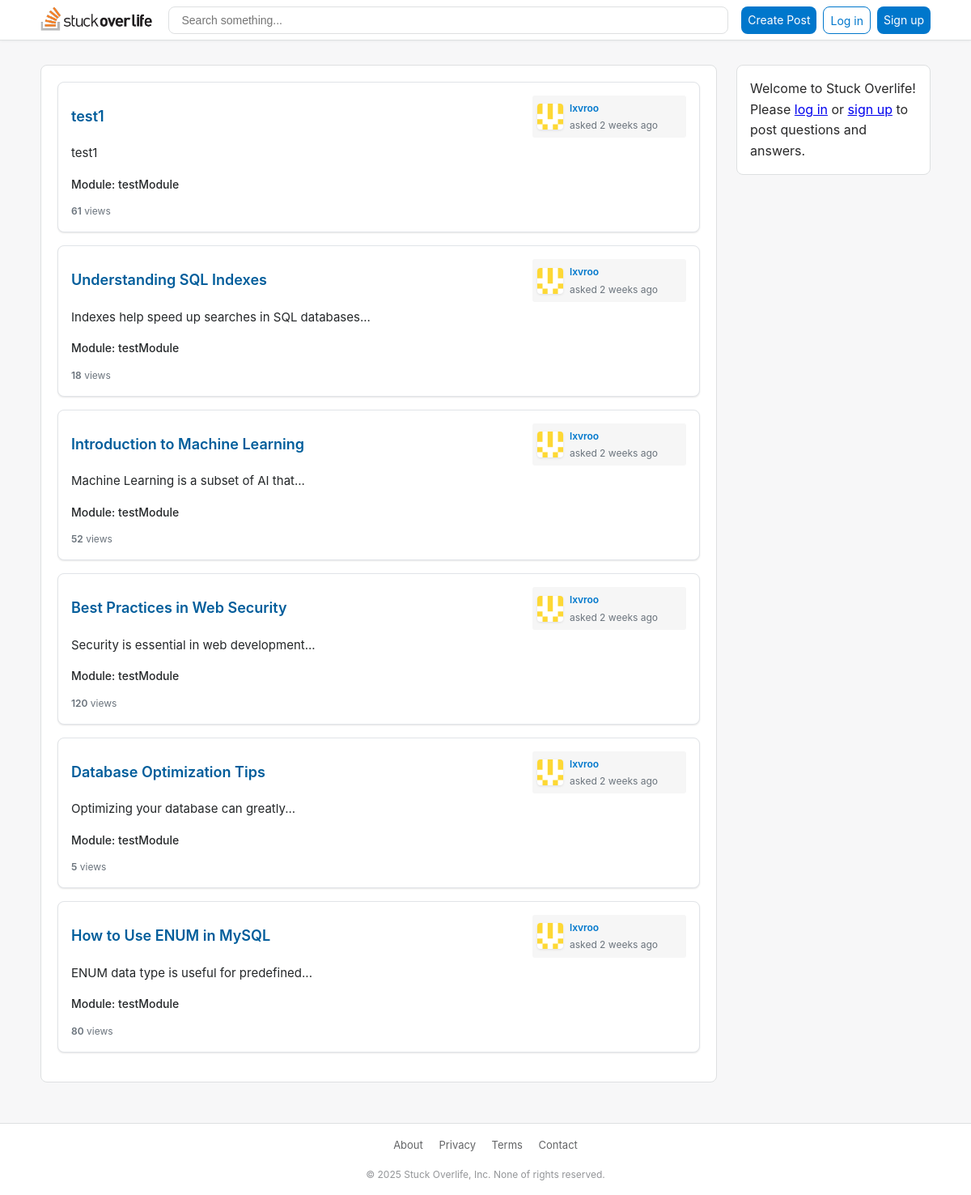
The page / on the database its author committed.
### tables this page shows
CREATE TABLE `posts` (
  `PostID` int(11) NOT NULL,
  `title` varchar(255) NOT NULL,
  `content` text NOT NULL,
  `ModuleID` int(11) NOT NULL,
  `UserID` int(11) NOT NULL,
  `createdAt` datetime NOT NULL DEFAULT current_timestamp(),
  `updatedAt` datetime NOT NULL DEFAULT current_timestamp() ON UPDATE current_timestamp(),
  `status` enum('Open','Closed','OnHold','Deleted') NOT NULL DEFAULT 'Open',
  `AssetID` int(11) DEFAULT NULL,
  `viewCount` int(11) DEFAULT 0,
  `voteCount` int(11) DEFAULT 0
);

CREATE TABLE `user` (
  `UserID` int(11) NOT NULL,
  `username` varchar(255) NOT NULL,
  `firstname` varchar(100) NOT NULL,
  `lastname` varchar(100) NOT NULL,
  `password` varchar(255) NOT NULL DEFAULT '',
  `avatar` varchar(100) DEFAULT NULL,
  `dob` date DEFAULT NULL,
  `bio` text DEFAULT NULL,
  `status` enum('Active','Blocked','Banned','Archived','Unknown') NOT NULL DEFAULT 'Active',
  `role` enum('user','admin') NOT NULL DEFAULT 'user',
  `createdAt` datetime NOT NULL DEFAULT current_timestamp()
);

CREATE TABLE `modules` (
  `ModuleID` int(11) NOT NULL,
  `moduleName` varchar(255) NOT NULL,
  `description` varchar(255) NOT NULL
);

### includes/functions.php (called while the page is built, shortened)
<?php
    function query($pdo, $sql, $parameters = []) {
        $query = $pdo->prepare($sql);
        $query->execute($parameters);
        return $query;
    }
    function timeAgo( $datetime, $full = false )
    {
        $now = new DateTime;
        $then = new DateTime( $datetime );
        $diff = (array) $now->diff( $then );
        $diff['w']  = floor( $diff['d'] / 7 );
        $diff['d'] -= $diff['w'] * 7;
        $string = array(
            'y' => 'year',
            'm' => 'month',
            'w' => 'week',
            'd' => 'day',
            'h' => 'hour',
            'i' => 'minute',
            's' => 'second',
        );
        foreach( $string as $k => & $v )
        {
            if ( $diff[$k] )
            {
                $v = $diff[$k] . ' ' . $v .( $diff[$k] > 1 ? 's' : '' );
            }
            else
            {
                unset( $string[$k] );
            }
        }
        if ( ! $full ) $string = array_slice( $string, 0, 1 );
        return $string ? implode( ', ', $string ) . ' ago' : 'just now';
    }
    function allPosts($pdo){
        $posts = query($pdo, 'SELECT * FROM posts
        INNER JOIN user ON posts.userid = user.userid
        INNER JOIN modules ON posts.moduleid = modules.moduleid');
        return $posts->fetchAll();
    }
    function getUserByPost($pdo, $id) {
        $parameters = [':id' => $id];
        $query = query($pdo, 'SELECT u.* FROM user u
                              INNER JOIN posts p ON u.UserID = p.UserID
                              WHERE p.PostID = :id', $parameters);
        return $query->fetch();
    }
    function isLoggedIn() {
        return isset($_SESSION['user_id']);
    }
?>

### index.php (called while the page is built, shortened)
<?php
    try {
        include './includes/db.php';
        include './includes/functions.php';
        $posts = allPosts($pdo);
        include './views/home.html.php';
        $output = ob_get_clean();
    } catch (PDOException $e) {
        $title = 'An error has occurred';
        $output = 'Database error: ' . $e->getMessage();
    }
    include './views/layout.html.php';
?>

### views/home.html.php (the view, shortened to what this page needs)
<?php foreach($posts as $post): ?>
    <div class="post">
        <div class="post-with-votes">
            <div class="post-main">
                <div class="post-header">
                    <a class="post-title" href="/coursework/posts.php?id=<?= $post['PostID'] ?>"><?= htmlspecialchars($post['title'], ENT_QUOTES, 'UTF-8') ?></a>
                    <div class="user-info">
                        <div class="user-avatar">
                            <?php
                                $author = getUserByPost($pdo, $post['PostID']);
                                $avatar = isset($author['avatar']) ? htmlspecialchars($author['avatar'], ENT_QUOTES, 'UTF-8') : "random_pfp";
                                ?>
                                <img height="32px" src="/coursework/assets/images/random_pfp/<?= $avatar ?>" alt="User avatar">
                        </div>
                        <div class="user-info-details">
                            <a href="#" class="user-name"><?= htmlspecialchars($post['username'] ?? 'Anonymous User', ENT_QUOTES, 'UTF-8') ?></a>
                            <span class="user-reputation">asked <?= timeAgo($post['createdAt']) ?></span>
                        </div>
                    </div>
                </div>
                <div class="post-content post-preview">
                    <?php
                    $content = strip_tags(htmlspecialchars($post['content'], ENT_QUOTES, 'UTF-8'));
                    $lines = explode("\n", $content);
                    $preview = array_slice($lines, 0, 2);
                    $preview = implode("\n", $preview);
                    echo $preview;
                    ?>
                </div>
                <div class="post-module">
                    Module: <?= htmlspecialchars($post['moduleName'], ENT_QUOTES, 'UTF-8') ?>
                </div>
                <div class="post-stats">
                    <div class="post-stat">
                        <span class="post-stat-value"><?= htmlspecialchars($post['viewCount'], ENT_QUOTES, 'UTF-8') ?></span> views
                    </div>
                </div>
            </div>
        </div>
    </div>
<?php endforeach; ?>

### views/layout.html.php (shortened to what this page needs)
<!DOCTYPE html>
<html lang="en">
<head>
    <link rel="stylesheet" href="/coursework/style.css">
</head>
<body>
    <header>
        <div class="header-container">
            <a href="/coursework/index.php" class="header-logo">
                <img src="/coursework/assets/images/logo.svg" alt="Logo" title="Home">
            </a>
            <div class="header-search">
                <input type="text" placeholder="Search something...">
            </div>
            <nav class="header-nav">
                <a href="/coursework/create-post.php" class="create-post-button">
                    Create Post
                </a>
                <?php if(isLoggedIn()):?>
                    <a href="#" class="header-nav-item">
                        <div class="user-avatar">
                            <?php
                            $currentUser = getCurrentUser($pdo);
                            $avatar = isset($currentUser['avatar']) ? htmlspecialchars($currentUser['avatar'], ENT_QUOTES, 'UTF-8') : "random_pfp";
                            ?>
                            <img height="32px" src="/coursework/assets/images/random_pfp/<?= $avatar ?>" alt="User avatar">
                        </div>
                    </a>
                <?php else:?>
                    <a href="/coursework/login.php" class="login-button">Log in</a>
                    <a href="/coursework/register.php" class="signup-button">Sign up</a>
                <?php endif; ?>
            </nav>
        </div>
    </header>
    <div class="main-container">
        <main class="main-content">
            <?= $output ?>
        </main>
        <aside class="sidebar">
            <div class="sidebar-widget">
                <?php if(isLoggedIn()): ?>
                    <h3>Welcome, <?= htmlspecialchars($currentUser['username'], ENT_QUOTES, 'UTF-8') ?>!</h3>
                    <p>What would you like to do today?</p>
                    <a href="#" class="button">Profile</a> <br>
                    <?php if(isAdmin()):?>
                        <a href="#" class="button">Dash board</a> <br>
                    <?php endif; ?>
                    <a href="/coursework/logout.php" class="button">Log out</a>
                <?php else: ?>
                    <p>Welcome to Stuck Overlife!</p>
                    <p>Please <a href="/coursework/login.php">log in</a> or <a href="/coursework/register.php">sign up</a> to post questions and answers.</p>
                <?php endif; ?>
            </div>
        </aside>
    </div>
    <footer>
        <div class="footer-links">
            <a href="#" class="footer-link">About</a>
            <a href="#" class="footer-link">Privacy</a>
            <a href="#" class="footer-link">Terms</a>
            <a href="#" class="footer-link">Contact</a>
        </div>
        <div class="footer-copyright">
            © 2025 Stuck Overlife, Inc. None of rights reserved.
        </div>
    </footer>
</body>
</html>

### style.css (style rules this page uses)
* { margin: 0; padding: 0; box-sizing: border-box; }
body { font-family: -apple-system, BlinkMacSystemFont, "Segoe UI", Roboto, Oxygen-Sans, Ubuntu, Cantarell, "Helvetica Neue", sans-serif; background-color: #f7f7f8; color: #282829; line-height: 1.6; }
header { background-color: #fff; border-bottom: 1px solid #dee0e1; position: fixed; top: 0; left: 0; right: 0; z-index: 1000; height: 50px; display: flex; align-items: center; justify-content: center; padding: 0 16px; box-shadow: 0 1px 3px rgba(0, 0, 0, 0.05); }
.header-container { display: flex; align-items: center; width: 100%; max-width: 1100px; gap: 16px; }
.header-logo { display: flex; align-items: center; margin-right: auto; text-decoration: none; margin-bottom: 4px; }
.header-logo img { height: 30px; width: auto; }
.header-search { flex-grow: 1; position: relative; margin-left: auto; margin-right: auto; }
.header-search input { width: 100%; padding: 8px 16px; border-radius: 8px; border: 1px solid #dee0e1; background-color: #ffffff; font-size: 14px; transition: .1s; }
.header-nav { display: flex; align-items: center; margin-left: auto; }
.create-post-button, .signup-button { height: 34px; line-height: 34px; background-color: #0077cc; color: #fff; border: none; text-decoration: none; border-radius: 8px; padding: 0 8px; font-size: 14px; cursor: pointer; transition: .2s; }
.login-button { height: 34px; line-height: 34px; color: #0077cc; background-color: #fff; border: 1px solid #0077cc; text-decoration: none; border-radius: 8px; padding: 0 8px; font-size: 14px; cursor: pointer; margin-left: 8px; margin-right: 8px; transition: .2s; }
.user-avatar { width: 32px; height: 32px; border-radius: 4px; background-color: #ffffff; overflow: hidden; }
.post { background-color: #fff; border-radius: 8px; box-shadow: 0 1px 2px rgba(0,0,0,0.1); margin-bottom: 16px; padding: 16px; border: 1px solid #e1e4e8; }
.post-with-votes { display: flex; }
.post-main { flex: 1; position: relative; }
.post-header { display: flex; justify-content: space-between; align-items: flex-start; margin-bottom: 8px; width: 100%; }
.post-title { flex: 1; margin-top: 0; margin-bottom: 0; padding-top: 12px; padding-right: 16px; font-size: 18px; font-weight: 600; color: #005d9b; cursor: pointer; text-decoration: none; word-wrap: break-word; }
.post-content { font-size: 15px; line-height: 1.5; color: #242729; margin-bottom: 16px; word-wrap: break-word; }
.post-preview { max-height: 3em; overflow: hidden; text-overflow: ellipsis; display: -webkit-box; display: box; -webkit-line-clamp: 2; line-clamp: 2; -webkit-box-orient: vertical; box-orient: vertical; margin-bottom: 16px; line-height: 1.5; width: 100%; }
.post-module { margin-bottom: 8px; display: block; font-size: 14px; color: #242729; font-weight: 500; }
.user-info { position: static; flex-shrink: 0; display: flex; align-items: center; background-color: #f6f6f6; padding: 6px; border-radius: 3px; width: 190px; margin-left: auto; }
.user-info-details { flex: 1; margin-left: 8px; overflow: hidden; }
.user-avatar { width: 32px; height: 32px; border-radius: 4px; background-color: #ffffff; box-shadow: #0000001a 0px 1px 3px; overflow: hidden; }
.user-avatar img { width: 100%; height: 100%; object-fit: cover; }
.user-name { color: #0077cc; font-size: 12px; font-weight: 600; display: block; margin-bottom: 2px; text-decoration: none; white-space: nowrap; overflow: hidden; text-overflow: ellipsis; }
.user-reputation { color: #6a737c; font-size: 12px; display: block; }
.post-stats { display: flex; font-size: 12px; color: #6a737c; margin-top: 12px; }
.post-stat { margin-right: 12px; }
.post-stat-value { font-weight: 600; }
.main-content { background-color: #f7f7f8; border: none; padding: 16px; }
.main-container { max-width: 1100px; margin: 80px auto 50px; padding: 0 0px; display: flex; }
.main-content { flex: 1; background-color: #fff; border-radius: 8px; border: 1px solid #dee0e1; padding: 20px; }
.sidebar { width: 240px; margin-left: 24px; }
.sidebar-widget { background-color: #fff; border: 1px solid #dee0e1; border-radius: 8px; padding: 16px; margin-bottom: 16px; }
footer { background-color: #fff; border-top: 1px solid #dee0e1; padding: 16px; text-align: center; font-size: 13px; color: #636466; }
.footer-links { margin-bottom: 16px; }
.footer-link { color: #636466; text-decoration: none; margin: 0 8px; }
.footer-copyright { color: #939598; font-size: 12px; }

### rows shown on the page
posts: title "test1", UserID.avatar (picture), UserID.username "lxvroo", UserID.createdAt "2 weeks ago", content "test1", ModuleID.moduleName "testModule", viewCount "61"
posts: title "Understanding SQL Indexes", UserID.avatar (picture), UserID.username "lxvroo", UserID.createdAt "2 weeks ago", content "Indexes help speed up searches in SQL databases...", ModuleID.moduleName "testModule", viewCount "18"
posts: title "Introduction to Machine Learning", UserID.avatar (picture), UserID.username "lxvroo", UserID.createdAt "2 weeks ago", content "Machine Learning is a subset of AI that...", ModuleID.moduleName "testModule", viewCount "52"
posts: title "Best Practices in Web Security", UserID.avatar (picture), UserID.username "lxvroo", UserID.createdAt "2 weeks ago", content "Security is essential in web development...", ModuleID.moduleName "testModule", viewCount "120"
posts: title "Database Optimization Tips", UserID.avatar (picture), UserID.username "lxvroo", UserID.createdAt "2 weeks ago", content "Optimizing your database can greatly...", ModuleID.moduleName "testModule", viewCount "5"
posts: title "How to Use ENUM in MySQL", UserID.avatar (picture), UserID.username "lxvroo", UserID.createdAt "2 weeks ago", content "ENUM data type is useful for predefined...", ModuleID.moduleName "testModule", viewCount "80"
